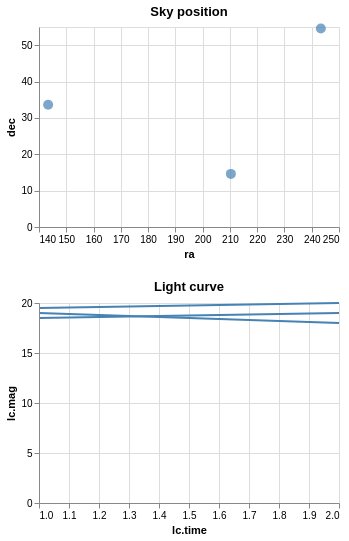

Vega-Lite specification for this chart:
### Vega specification from a JSON file in a GitHub repository (floating-point values rounded to 4 significant figures)
{"$schema": "https://vega.github.io/schema/vega/v5.json", "description": "Show a line chart corresponding to selected points.", "autosize": "pad", "padding": 5, "width": 300, "data": [{"name": "pts_store"}, {"name": "source_0", "values": [{"id": "001", "ra": 243.3, "dec": "+54.6", "lc": [{"time": 1, "mag": 18.5}, {"time": 2, "mag": 19}]}, {"id": "002", "ra": 210.3, "dec": "+14.6", "lc": [{"time": 1, "mag": 19.5}, {"time": 2, "mag": 20}]}, {"id": "003", "ra": 143.3, "dec": "+33.6", "lc": [{"time": 1, "mag": 19}, {"time": 2, "mag": 18}]}]}, {"name": "data_0", "source": "source_0", "transform": [{"type": "flatten", "fields": ["lc"], "as": ["lc"]}]}, {"name": "data_1", "source": "data_0", "transform": [{"type": "aggregate", "groupby": ["ra", "dec", "id"], "ops": [], "fields": [], "as": []}, {"type": "filter", "expr": "datum[\"ra\"] !== null && !isNaN(datum[\"ra\"]) && datum[\"dec\"] !== null && !isNaN(datum[\"dec\"])"}]}, {"name": "data_2", "source": "data_0", "transform": [{"type": "formula", "expr": "datum[\"lc\"] && datum[\"lc\"][\"time\"]", "as": "lc.time"}, {"type": "formula", "expr": "datum[\"lc\"] && datum[\"lc\"][\"mag\"]", "as": "lc.mag"}, {"type": "filter", "expr": "!(length(data(\"pts_store\"))) || (vlSelectionTest(\"pts_store\", datum))"}]}], "signals": [{"name": "concat_0_height", "value": 200}, {"name": "concat_1_height", "value": 200}, {"name": "unit", "value": {}, "on": [{"events": "mousemove", "update": "isTuple(group()) ? group() : unit"}]}, {"name": "pts", "update": "vlSelectionResolve(\"pts_store\")"}], "layout": {"padding": 20, "columns": 1, "bounds": "full", "align": "each"}, "marks": [{"type": "group", "name": "concat_0_group", "title": {"text": "Sky position", "frame": "group"}, "style": "cell", "encode": {"update": {"width": {"signal": "width"}, "height": {"signal": "concat_0_height"}}}, "signals": [{"name": "pts_tuple", "on": [{"events": [{"source": "scope", "type": "click"}], "update": "datum && item().mark.marktype !== 'group' ? {unit: \"concat_0\", fields: pts_tuple_fields, values: [(item().isVoronoi ? datum.datum : datum)[\"id\"]]} : null", "force": true}, {"events": [{"source": "scope", "type": "dblclick"}], "update": "null"}]}, {"name": "pts_tuple_fields", "value": [{"type": "E", "field": "id"}]}, {"name": "pts_toggle", "value": false, "on": [{"events": [{"source": "scope", "type": "click"}], "update": "event.shiftKey"}, {"events": [{"source": "scope", "type": "dblclick"}], "update": "null"}]}, {"name": "pts_modify", "update": "modify(\"pts_store\", pts_toggle ? null : pts_tuple, pts_toggle ? null : true, pts_toggle ? pts_tuple : null)"}], "marks": [{"name": "concat_0_marks", "type": "symbol", "style": ["circle"], "from": {"data": "data_1"}, "encode": {"update": {"opacity": {"value": 0.7}, "fill": [{"test": "!(length(data(\"pts_store\"))) || (vlSelectionTest(\"pts_store\", datum))", "value": "steelblue"}, {"value": "grey"}], "tooltip": {"signal": "{\"ra\": format(datum[\"ra\"], \"\"), \"dec\": format(datum[\"dec\"], \"\")}"}, "x": [{"test": "datum[\"ra\"] === null || isNaN(datum[\"ra\"])", "value": 0}, {"scale": "concat_0_x", "field": "ra"}], "y": {"scale": "concat_0_y", "field": "dec"}, "size": {"value": 100}, "shape": {"value": "circle"}}}}], "axes": [{"scale": "concat_0_x", "orient": "bottom", "grid": false, "title": "ra", "labelFlush": true, "labelOverlap": true, "tickCount": {"signal": "ceil(width/40)"}, "zindex": 1}, {"scale": "concat_0_x", "orient": "bottom", "gridScale": "concat_0_y", "grid": true, "tickCount": {"signal": "ceil(width/40)"}, "domain": false, "labels": false, "maxExtent": 0, "minExtent": 0, "ticks": false, "zindex": 0}, {"scale": "concat_0_y", "orient": "left", "grid": false, "title": "dec", "labelOverlap": true, "tickCount": {"signal": "ceil(concat_0_height/40)"}, "zindex": 1}, {"scale": "concat_0_y", "orient": "left", "gridScale": "concat_0_x", "grid": true, "tickCount": {"signal": "ceil(concat_0_height/40)"}, "domain": false, "labels": false, "maxExtent": 0, "minExtent": 0, "ticks": false, "zindex": 0}]}, {"type": "group", "name": "concat_1_group", "title": {"text": "Light curve", "frame": "group"}, "style": "cell", "encode": {"update": {"width": {"signal": "width"}, "height": {"signal": "concat_1_height"}}}, "marks": [{"name": "concat_1_pathgroup", "type": "group", "from": {"facet": {"name": "faceted_path_concat_1_main", "data": "data_2", "groupby": ["id"]}}, "encode": {"update": {"width": {"field": {"group": "width"}}, "height": {"field": {"group": "height"}}}}, "marks": [{"name": "concat_1_marks", "type": "line", "style": ["line"], "sort": {"field": "datum[\"lc.time\"]", "order": "descending"}, "from": {"data": "faceted_path_concat_1_main"}, "encode": {"update": {"stroke": {"value": "steelblue"}, "tooltip": {"signal": "{\"lc.time\": format(datum[\"lc.time\"], \"\"), \"lc.mag\": format(datum[\"lc.mag\"], \"\"), \"id\": ''+datum[\"id\"]}"}, "x": {"scale": "concat_1_x", "field": "lc\\.time"}, "y": {"scale": "concat_1_y", "field": "lc\\.mag"}, "defined": {"signal": "datum[\"lc.time\"] !== null && !isNaN(datum[\"lc.time\"]) && datum[\"lc.mag\"] !== null && !isNaN(datum[\"lc.mag\"])"}}}}]}], "axes": [{"scale": "concat_1_x", "orient": "bottom", "grid": false, "title": "lc.time", "labelFlush": true, "labelOverlap": true, "tickCount": {"signal": "ceil(width/40)"}, "zindex": 1}, {"scale": "concat_1_x", "orient": "bottom", "gridScale": "concat_1_y", "grid": true, "tickCount": {"signal": "ceil(width/40)"}, "domain": false, "labels": false, "maxExtent": 0, "minExtent": 0, "ticks": false, "zindex": 0}, {"scale": "concat_1_y", "orient": "left", "grid": false, "title": "lc.mag", "labelOverlap": true, "tickCount": {"signal": "ceil(concat_1_height/40)"}, "zindex": 1}, {"scale": "concat_1_y", "orient": "left", "gridScale": "concat_1_x", "grid": true, "tickCount": {"signal": "ceil(concat_1_height/40)"}, "domain": false, "labels": false, "maxExtent": 0, "minExtent": 0, "ticks": false, "zindex": 0}]}], "scales": [{"name": "concat_0_x", "type": "linear", "domain": {"data": "data_1", "field": "ra"}, "range": [0, {"signal": "width"}], "zero": false, "nice": true}, {"name": "concat_0_y", "type": "linear", "domain": {"data": "data_1", "field": "dec"}, "range": [{"signal": "concat_0_height"}, 0], "nice": true, "zero": true}, {"name": "concat_1_x", "type": "linear", "domain": {"data": "data_2", "field": "lc\\.time"}, "range": [0, {"signal": "width"}], "zero": false, "nice": true}, {"name": "concat_1_y", "type": "linear", "domain": {"data": "data_2", "field": "lc\\.mag"}, "range": [{"signal": "concat_1_height"}, 0], "nice": true, "zero": true}]}
